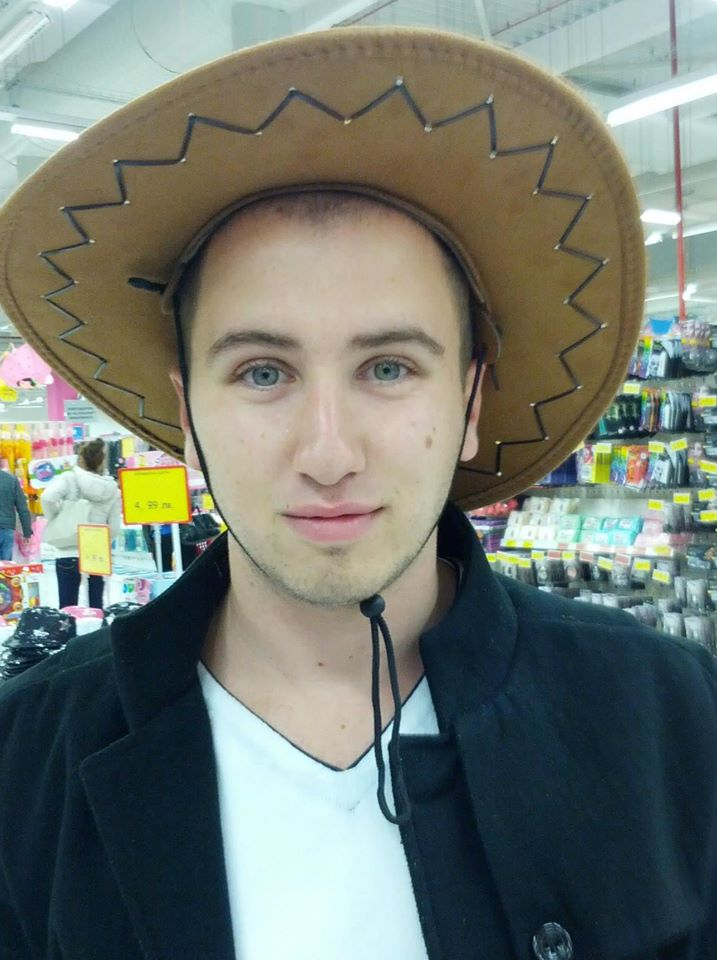
#> input picture PyProj3/Mitio.jpg, 717 x 960 px
$ python '21 Image Resizer.py'
#> lines starting #> are read from the running program, lines starting #| are printed output that depends on the picture
#> the answer given: 100
#> the answer given: 100
"""
install pillow if you havent
import pillow
open up the image we want to resize using python
print the current size of that image
specify the size we wanna change it to
save the new resized image
"""
from PIL import Image

def resize_image(size1, size2):

#> called with size1 = 100, size2 = 100
    image = Image.open('Mitio.jpg')
#> image is the input picture: PIL image 717x960 RGB; mean R, G, B 113.7, 120, 111.7

    print(f'Current size : {image.size}')
#| Current size : (717, 960)

    resized_image = image.resize((size1, size2))  # двойни скоби !!!
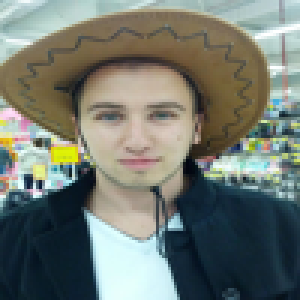
#> resized_image: PIL image 100x100 RGB (shown 3 times larger); mean R, G, B 113.7, 120, 111.7
    resized_image.save('Resized_MITIO' + str(size1) + '.jpeg')

size1 = int(input("Enter Width: "))
size2 = int(input("Enter Length: "))
resize_image(size1, size2)
